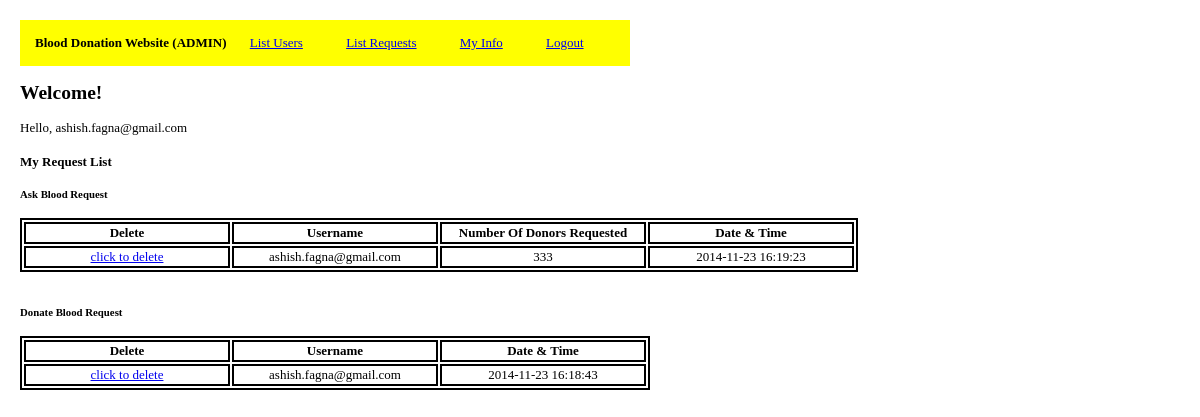
/admin/list_requests.php (signed in), run on an earlier commit of the app's database.
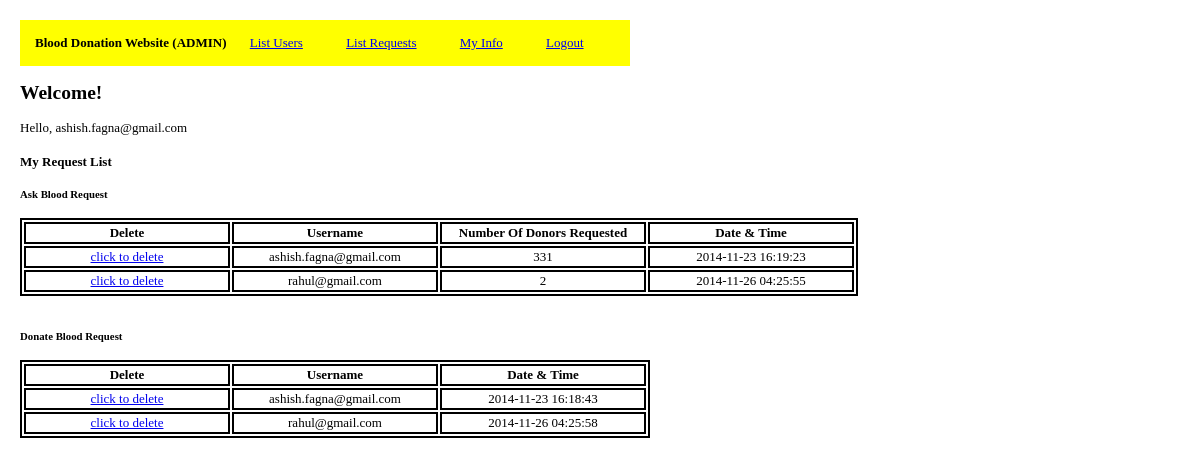
And on a later commit of the database.
### tables this page shows
CREATE TABLE IF NOT EXISTS `AskBlood_Request` (
  `requestID` int(11) NOT NULL AUTO_INCREMENT,
  `username` varchar(200) NOT NULL,
  `timestamp` timestamp NOT NULL DEFAULT CURRENT_TIMESTAMP,
  `numberOfDonorsRequired` int(11) NOT NULL,
  PRIMARY KEY (`requestID`)
);

CREATE TABLE IF NOT EXISTS `DonateBlood_Request` (
  `requestID` int(11) NOT NULL AUTO_INCREMENT,
  `username` varchar(200) NOT NULL,
  `timestamp` timestamp NOT NULL DEFAULT CURRENT_TIMESTAMP,
  PRIMARY KEY (`requestID`)
);

### admin/includes/functions.php (called while the page is built, shortened)
<?php
function loggedIn() {
	if (isset($_SESSION['loggedin']) && isset($_SESSION['admin_username'])) {
		return true;
	}
	return false;
}
?>

### admin/includes/config.php (called while the page is built, shortened)
<?php
$sFolder = '/bloodbank/admin';
require_once($_SERVER['DOCUMENT_ROOT'] . $sFolder . '/includes/functions.php');
$sOutput="";
?>

### admin/list_requests.php (the view, shortened to what this page needs)
<?php
require($_SERVER['DOCUMENT_ROOT'] . '/bloodbank/admin/includes/config.php');
include 'menu.php';
$sOutput .= '<div id="index-body">';
if (loggedIn()) {
	$sOutput .= '<h2>Welcome!</h2>
		Hello, ' . $_SESSION['admin_username'] .' <br />';
			$sOutput .= "<h4>My Request List</h4>";
			$sql = "SELECT * FROM AskBlood_Request ";
			$query = mysql_query($sql) or trigger_error("Query Failed: " . mysql_error());
			$response="<h5>Ask Blood Request </h5>";
				if (mysql_num_rows($query) > 0) {
					$response .= "<table>";
					$response .=  "<tr><th>Delete</th><th>Username</th><th>Number Of Donors Requested </th>"."<th> Date & Time </th>"."</tr>";
					while($row = mysql_fetch_array($query)){
						$str="delete_record.php?username=".$row['username']."&user_or_request=request&requestType=ask";
						$response .=  "<tr>"."<td><a href='$str'"." onclick=\"return confirm('Are you sure you want to delete this item?');\">"."click to delete</a></td>"."<td>".$row['username']."</td>"."<td>".$row['numberOfDonorsRequired']."</td><td>".$row['timestamp']."</td></tr>";
					}
					$response .=  "</table>";
				}elseif (mysql_num_rows($query) == 0) {
					$response .=  "No 'Ask Blood' Request Found !";
				}
				$response .="<br/>";
			$sql = "SELECT * FROM DonateBlood_Request ";
			$query = mysql_query($sql) or trigger_error("Query Failed: " . mysql_error());
			$response .="<h5>Donate Blood Request </h5>";
				if (mysql_num_rows($query) > 0) {
					$response .= "<table>";
					$response .=  "<tr><th>Delete</th>"."<th>Username</th>"."<th> Date & Time </th>"."</tr>";
					while($row = mysql_fetch_array($query)){
						$str="delete_record.php?username=".$row['username']."&user_or_request=request&requestType=donate";
						$response .=  "<tr>"."<td><a href='$str'"." onclick=\"return confirm('Are you sure you want to delete this item?');\">"."click to delete</a></td>"."<td>".$row["username"]."</td>"."<td>".$row['timestamp']."</td></tr>";
					}
					$response .=  "</table>";
				}elseif (mysql_num_rows($query) == 0) {
					$response .=  "No 'Donate Blood' Request Found !";
				}
			$response .="<br/>";
			$sOutput .=$response;
}else {
	$sOutput .= '<h2>Welcome to Blood Donation Website</h2><br />
		<h4>Would you like to <a href="login.php">login</a>?</h4>
		<h4>Create a new <a href="register.php">account</a>?</h4>';
}
$sOutput .= '</div>';
echo $sOutput;
?>

What changed in the data, as far as the page shows it:
changed askblood_request "ashish.fagna@gmail.com": numberOfDonorsRequired "333" → "331"
added askblood_request: username "rahul@gmail.com", numberOfDonorsRequired "2", timestamp "2014-11-26 04:25:55"
added donateblood_request: username "rahul@gmail.com", timestamp "2014-11-26 04:25:58"
